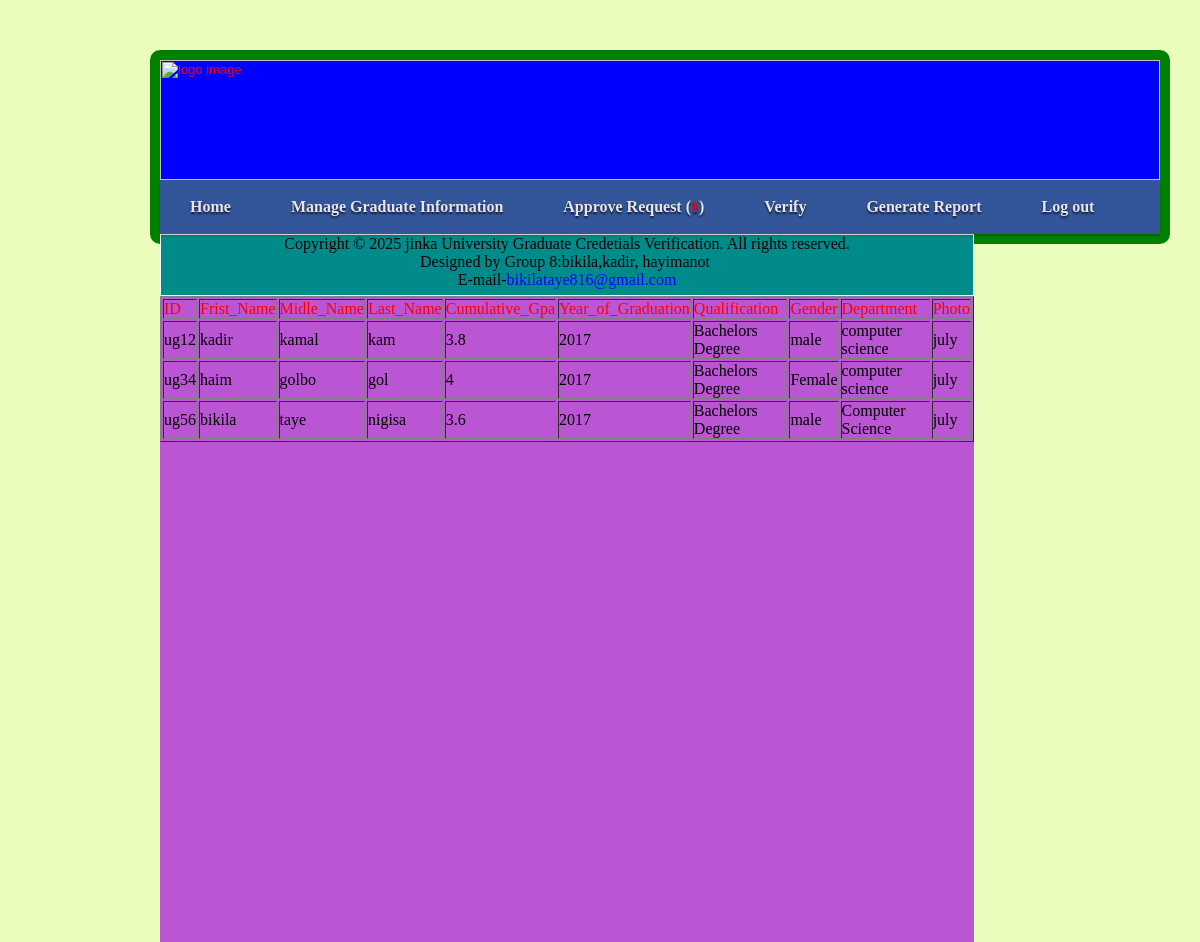
The app's page /regsearchpro.php with its own data.
### tables this page shows
CREATE TABLE IF NOT EXISTS `student` (
   `ID` varchar(30) NOT NULL,
  `Frist_Name` varchar(30) NOT NULL,
  `Midle_Name` varchar(30) NOT NULL,
  `Last_Name` varchar(30) NOT NULL,
  `Cumulative_Gpa` double NOT NULL,
  `Year_of_Graduation` varchar(12) NOT NULL,
  `Qualification` varchar(30) NOT NULL,
  `Gender` varchar(10) NOT NULL,
  `Department` varchar(30) NOT NULL,
  `Month` varchar(15) NOT NULL,
  `Date` varchar(5) NOT NULL,
  `Exit_exam` varchar(5) NOT NULL,
  `Photo` longblob NOT NULL,
  `Photo_type` varchar(200) NOT NULL,
  PRIMARY KEY (`ID`)
);

### regsearchpro.php (the view, shortened to what this page needs)
<html>
<head>
<link href="good.css" rel="stylesheet" type="text/css" />
<link href="admin.css" rel="stylesheet" type="text/css" />
</head>
<body id="contianer">
<div id="bod">
<?php
		include "registerarheader.php";
		?>
<div id="space">
<?php
$gid=$_POST['Gid'];
$yog=$_POST['Yog'];
$gqul=$_POST['gqul'];
$con = mysql_connect("localhost","root") or die(mysql_error());
$q = "select * from student where ID like '%$gid%' and Year_of_Graduation like '%$yog%' and Qualification like '%$gqul%'";
$r=mysql_query($q,$con);
?>
<table border="1">
<tr>
<td><font color='red'>ID</font></td>
<td><font color='red'>Frist_Name</font></td>
<td><font color='red'>Midle_Name</font></td>
<td><font color='red'>Last_Name</font></td>
<td><font color='red'>Cumulative_Gpa</font></td>
<td><font color='red'>Year_of_Graduation</font></td>
<td><font color='red'>Qualification</font></td>
<td><font color='red'>Gender</font></td>
<td><font color='red'>Department</font></td>
<td><font color='red'>Photo</font></td>
</tr>
<?php
for ($i = 0; $i < mysql_num_rows($r); $i++)
{
$row= mysql_fetch_row($r);
echo "<tr><td>".$row[0]."</td>";
echo "<td>".$row[1]."</td>";
echo "<td>".$row[2]."</td>";
echo "<td>".$row[3]."</td>";
echo "<td>".$row[4]."</td>";
echo "<td>".$row[5]."</td>";
echo "<td>".$row[6]."</td>";
echo "<td>".$row[7]."</td>";
echo "<td>".$row[8]."</td>";
echo "<td>".$row[9]."</td></tr>";
}
?>
</div>
<?php
		include "yfoot.php";
		?>
</div>
</body>

### good.css (style rules this page uses)
#contianer { background:#eafdbc url(iterfaceimage/bg.gif) repeat top left; }
* { margin: 0px; padding: 0px; }

### admin.css (style rules this page uses)
#space { float:left; width:814px; height:708px; background-color:#BA55D3; }
#bod { margin: 50px 80px 50px 150px; text-align: left; width: 1000px; border-style:solid; border-width:10px; border-color:green; border-radius: 10px; }
#contianer { background:#eafdbc url(iterfaceimage/bg.gif) repeat top left; }

### records on screen
student: ID "ug12", Frist_Name "kadir", Midle_Name "kamal", Last_Name "kam", Cumulative_Gpa "3.8", Year_of_Graduation "2017", Qualification "Bachelors Degree", Gender "male", Department "computer science", Month "july"
student: ID "ug34", Frist_Name "haim", Midle_Name "golbo", Last_Name "gol", Cumulative_Gpa "4", Year_of_Graduation "2017", Qualification "Bachelors Degree", Gender "Female", Department "computer science", Month "july"
student: ID "ug56", Frist_Name "bikila", Midle_Name "taye", Last_Name "nigisa", Cumulative_Gpa "3.6", Year_of_Graduation "2017", Qualification "Bachelors Degree", Gender "male", Department "Computer Science", Month "july"

### other values on screen
$numberOfRows "1"
